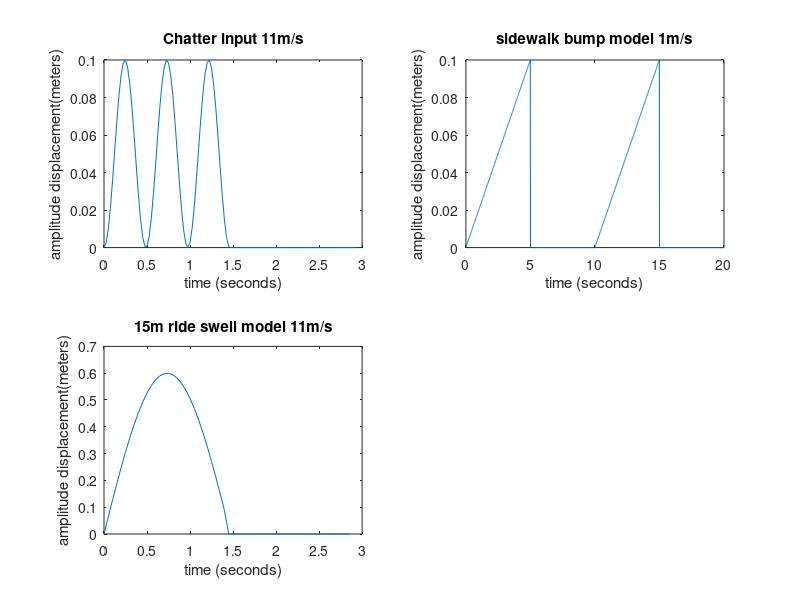

Write the MATLAB code that produced this figure.
%11m/s input Chatter bump 
t=0:.025:2.925;
w=0:.005:.29;
u1=.05+0.05*sin(((200/3.1)*w)-(pi/2));
u2=zeros(size(u1));
u=[u1 u2];
subplot(221);plot(t,u)
xlabel('time (seconds)')
ylabel('amplitude displacement(meters)')
title('Chatter input 11m/s')

% 1 m/s input .1m drop from side walk
t=0:.01:19.99;
w=.01:.01:5;
u1=(w/50);
u2=0*ones(1,500);
u3=(w/50);
u4=0*ones(1,500);
u=[u1 u2 u3 u4 ];
subplot(222);plot(t,u)
xlabel('time (seconds)')
ylabel('amplitude displacement(meters)')
title('sidewalk bump model 1m/s')

%Input 15m ride swell at 11m/s
t=0:.05:2.85;
w=0:.01:.28;
u1=0.6*sin((200/18.7)*w);
u2=zeros(size(u1));
u=[u1 u2];
subplot(223);plot(t,u)
xlabel('time (seconds)')
ylabel('amplitude displacement(meters)')
title('15m ride swell model 11m/s')